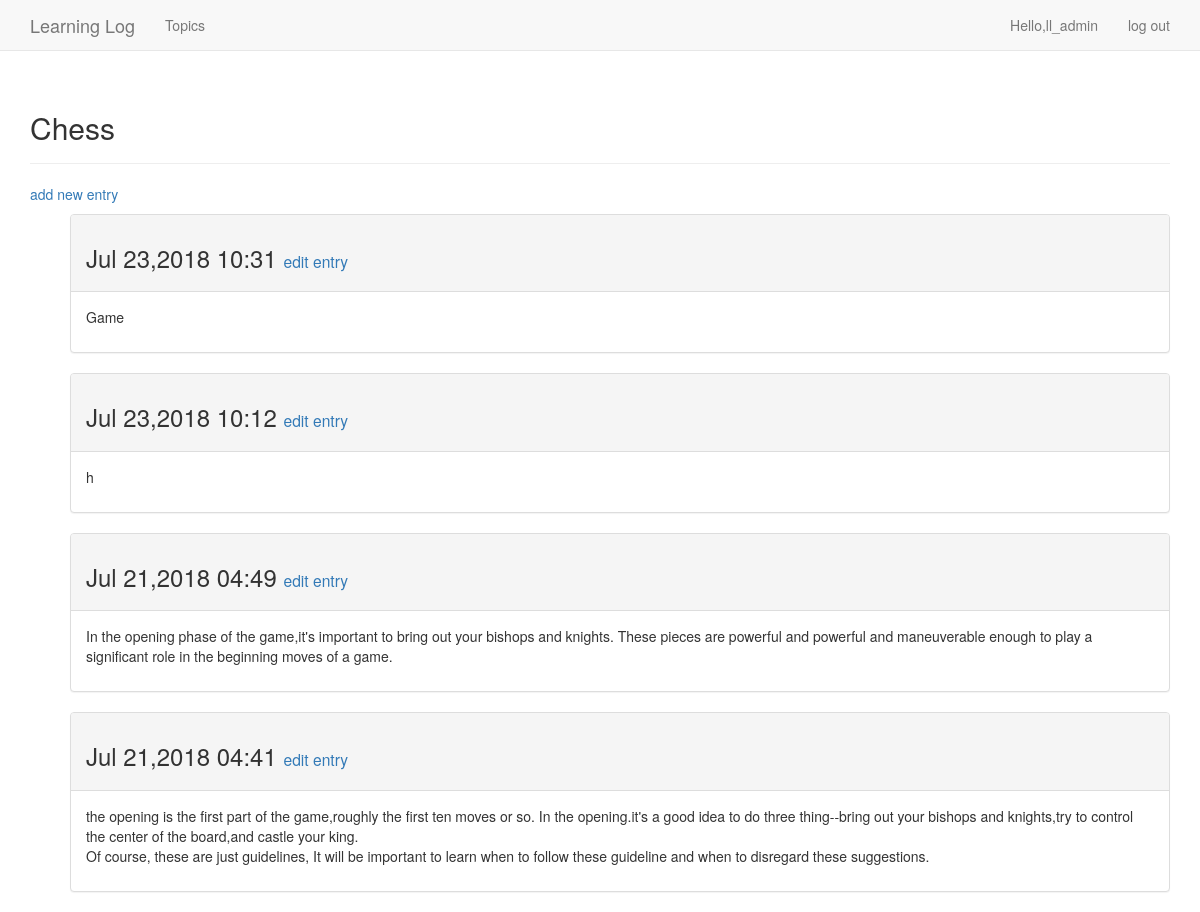
The page /topics/1/ (signed in) on the database its author committed.
### learning_logs/models.py (models this page shows, shortened)
class Topic(models.Model):
    text=models.CharField(max_length=200)
    date_added=models.DateTimeField(auto_now_add=True)
    owner=models.ForeignKey(User,on_delete=models.CASCADE)
    def __str__(self):
        return self.text

class Entry(models.Model):
    topic=models.ForeignKey(Topic,on_delete=models.CASCADE)
    text=models.TextField()
    date_added=models.DateTimeField(auto_now_add=True)
    class Meta:
        verbose_name_plural='entries'

### learning_logs/views.py (the view)
# urls.py: re_path(r'^topics/(?P<topic_id>\d+)/$',views.topic,name='topic'),
@login_required
def topic(request,topic_id):
    topic=Topic.objects.get(id=topic_id)
    if topic.owner != request.user:
        raise Http404
    entries=topic.entry_set.order_by('-date_added')
    context={'topic':topic,'entries':entries}
    return render(request,'learning_logs/topic.html',context)

### learning_logs/templates/learning_logs/topic.html
{% extends "learning_logs/base.html" %}
{% block header %}
  <h2>{{topic}}</h2>
{% endblock header %}
{% block content %}
  <p><a href="{% url 'learning_logs:new_entry' topic.id %}">add new entry</a></p>
  <ul>
    {% for entry in entries %}
      <div class="panel panel-default">
        <div class="panel-heading">
          <h3>
            {{entry.date_added|date:'M d,Y H:i'}}
           <small>
             <a href="{% url 'learning_logs:edit_entry' entry.id %}">edit entry</a>
           </small>
          </h3>
        </div>
        <div class="panel-body">
          {{ entry.text|linebreaks }}
        </div>
      </div>
    {% empty %}
          There are no entries for this topic yet.
    {% endfor %}
{% endblock content %}

### learning_logs/templates/learning_logs/base.html (shortened to what this page needs)
{% load bootstrap3 %}
<!DOCTYPE html>
<html lang="en">
  <head>
    {% bootstrap_css %}
  </head>
  <body>
    <nav class="navbar navbar-default navbar-static-top">
      <div class="container">
      <div class="navbar-header">
        <a class="navbar-brand" href="{% url 'learning_logs:index' %}">
          Learning Log</a>
      </div>
      <div id="navbar" class="navbar-collapse collapse">
        <ul class="nav navbar-nav">
          <li><a href="{% url 'learning_logs:topics' %}">Topics</a></li>
        </ul>
        <ul class="nav navbar-nav navbar-right">
          {% if user.is_authenticated %}
            <li><a>Hello,{{user.username}}</a></li>
            <li><a href="{% url 'users:logout' %}">log out</a></li>
          {% else %}
            <li><a href="{% url 'users:register' %}">register</a></li>
            <li><a href="{% url 'users:login' %}">log in</a></li>
          {% endif %}
        </ul>
      </div>
      </div>
    </nav>
    <div class="container">
      <div class="page-header">
        {% block header %}{% endblock header %}
      </div>
      <div>
        {% block content %}{% endblock content %}
      </div>
    </div>
  </body>
</html>

### rows shown on the page
Topic: text "Chess"
Entry: date_added "Jul 23,2018 10:31", text "Game"
Entry: date_added "Jul 23,2018 10:12", text "h"
Entry: date_added "Jul 21,2018 04:49", text "In the opening phase of the game,it's important to bring out your bishops and knights. These pieces are powerful and powerful and maneuverable enough to play a significant role in the beginning moves of a game."
Entry: date_added "Jul 21,2018 04:41", text "the opening is the first part of the game,roughly the first ten moves or so. In the opening.it's a good idea to do three thing--bring out your bishops and knights,try to control the center of the board,and castle your king. Of course, these are just guidelines, It will be important to learn when to follow these guideline and when to disregard these suggestions."

### other values the page prints
{{ user.username }} "ll_admin"
